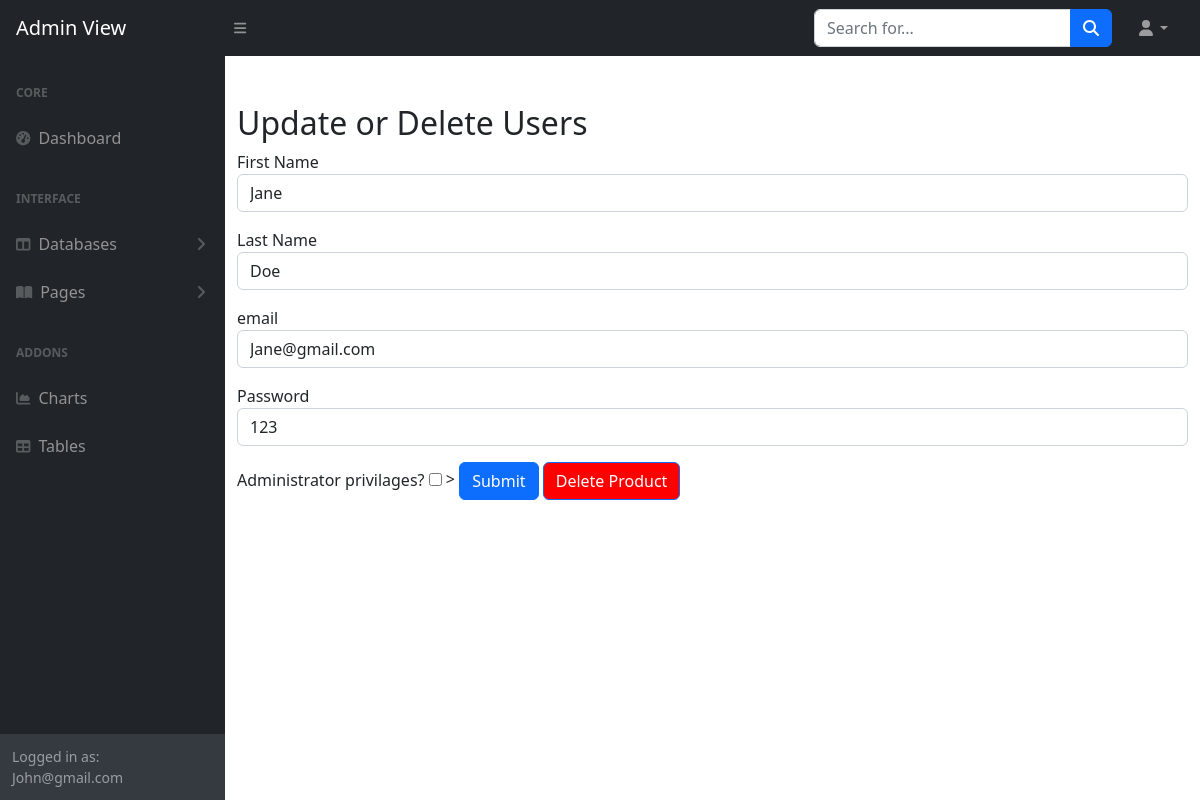
The app's page /manage_user/2 (signed in) with its own data.
### tables this page shows
CREATE TABLE users (
        userID INTEGER PRIMARY KEY AUTOINCREMENT,
        firstName TEXT NOT NULL,
        lastName TEXT NOT NULL,
        userEmail TEXT NOT NULL,
        userPassword TEXT NOT NULL,
        isManager BOOLEAN
    );

### app.py (the view)
@app.route('/manage_user/<int:userID>', methods=['GET', 'POST'])
def manage_user(userID):
    userService = UserService()
    user = userService.get_user_by_id(userID)
    if request.method == 'POST': # reused logout logic from previous iteration
        if 'logout' in request.form:
            session.pop('cart', None)
            session['session_user'] = 'Guest'
            session.modified = True
            return redirect(url_for('homepage'))
        if 'save_changes' in request.form:
            user.firstName = request.form.get('firstName')
            user.lastName = request.form.get('lastName')
            user.userEmail = request.form.get('userEmail')
            user.userPassword= request.form.get('userPassword')
            user.isManager = request.form.get('isManager')
            userService = UserService()
            userService.update_user(user)
            return redirect(url_for('user_management'))
        if 'delete' in request.form:
            userService.delete_user(userID)
            return redirect(url_for('user_management'))
    else:
        return render_template('manage_user.html', user=user)

### dao/userDAO.py (called while the page is built)
    def get_user_by_id(self, userID):
        sql = 'SELECT * FROM users WHERE userID = ?'
        cursor = self.conn.execute(sql, (userID,))
        row = cursor.fetchone()
        if row:
            return User(userID=row[0], firstName=row[1], lastName=row[2], userEmail=row[3], userPassword=row[4], isManager=row[5])
        self.conn.close()
        return None

### services/UserService.py (called while the page is built)
    def get_user_by_id(self, userID):
        return self.userDAO.get_user_by_id(userID)

### templates/manage_user.html (shortened to what this page needs)
<!DOCTYPE html>
<html lang="en">
    <head>
        <link href="https://cdn.jsdelivr.net/npm/simple-datatables@7.1.2/dist/style.min.css" rel="stylesheet" />
        <link href="{{ url_for('static', filename='css/styles_admin.css') }}" rel="stylesheet" />
    </head>
    <body class="sb-nav-fixed">
        <nav class="sb-topnav navbar navbar-expand navbar-dark bg-dark">
            <a class="navbar-brand ps-3" href="index.html">Admin View</a>
            <button class="btn btn-link btn-sm order-1 order-lg-0 me-4 me-lg-0" id="sidebarToggle" href="#!"><i class="fas fa-bars"></i></button>
            <form class="d-none d-md-inline-block form-inline ms-auto me-0 me-md-3 my-2 my-md-0">
                <div class="input-group">
                    <input class="form-control" type="text" placeholder="Search for..." aria-label="Search for..." aria-describedby="btnNavbarSearch" />
                    <button class="btn btn-primary" id="btnNavbarSearch" type="button"><i class="fas fa-search"></i></button>
                </div>
            </form>
            <ul class="navbar-nav ms-auto ms-md-0 me-3 me-lg-4">
                <li class="nav-item dropdown">
                    <a class="nav-link dropdown-toggle" id="navbarDropdown" href="#" role="button" data-bs-toggle="dropdown" aria-expanded="false"><i class="fas fa-user fa-fw"></i></a>
                </li>
            </ul>
        </nav>
        <div id="layoutSidenav">
            <div id="layoutSidenav_nav">
                <nav class="sb-sidenav accordion sb-sidenav-dark" id="sidenavAccordion">
                    <div class="sb-sidenav-menu">
                        <div class="nav">
                            <div class="sb-sidenav-menu-heading">Core</div>
                            <a class="nav-link" href={{url_for('admin_page') }}
>
                                <div class="sb-nav-link-icon"><i class="fas fa-tachometer-alt"></i></div>
                                Dashboard
                            </a>
                            <div class="sb-sidenav-menu-heading">Interface</div>
                            <a class="nav-link collapsed" href="#" data-bs-toggle="collapse" data-bs-target="#collapseLayouts" aria-expanded="false" aria-controls="collapseLayouts">
                                <div class="sb-nav-link-icon"><i class="fas fa-columns"></i></div>
                                Databases
                                <div class="sb-sidenav-collapse-arrow"><i class="fas fa-angle-down"></i></div>
                            </a>
                            <a class="nav-link collapsed" href="#" data-bs-toggle="collapse" data-bs-target="#collapsePages" aria-expanded="false" aria-controls="collapsePages">
                                <div class="sb-nav-link-icon"><i class="fas fa-book-open"></i></div>
                                Pages
                                <div class="sb-sidenav-collapse-arrow"><i class="fas fa-angle-down"></i></div>
                            </a>
                            <div class="sb-sidenav-menu-heading">Addons</div>
                            <a class="nav-link" href="">
                                <div class="sb-nav-link-icon"><i class="fas fa-chart-area"></i></div>
                                Charts
                            </a>
                            <a class="nav-link" href="">
                                <div class="sb-nav-link-icon"><i class="fas fa-table"></i></div>
                                Tables
                            </a>
                        </div>
                    </div>
                    <div class="sb-sidenav-footer">
                        <div class="small">Logged in as: {{session['session_user']}}</div>
                    </div>
                </nav>
            </div>
            <div id="layoutSidenav_content">
    <div class="container mt-5">
        <h2>Update or Delete Users</h2>
        <form method="POST" name="save" action="{{ url_for('manage_user', userID=user.userID) }}" enctype="multipart/form-data">
            <div class="form-group mb-3">
                <label for="firstName">First Name</label>
                <input type="text" class="form-control" id="firstName" name="firstName" value="{{ user.firstName }}" required>
            </div>
            <div class="form-group mb-3">
                <label for="lastName">Last Name</label>
                <input type="text" class="form-control" id="lastName" name="lastName" value="{{ user.lastName }}" required>
            </div>
            <div class="form-group mb-3">
                <label for="userEmail">email</label>
                <input type="email" class="form-control" id="userEmail" name="userEmail" value="{{ user.userEmail }}" required>
            </div>
            <div class="form-group mb-3">
                <label for="userPassword">Password</label>
                <input type="text" class="form-control" id="userPassword" name="userPassword" value="{{ user.userPassword }}" required>
            </div>
            <label for="isManager">Administrator privilages?</label>
                    <input type="checkbox" id="isManager" name="isManager"> {% if user.isManager == True %} checked {% endif %}>
            <button type="submit" class="btn btn-primary" name="save_changes">Submit</button>
            <button type="submit"  class="btn btn-primary" style="background-color: red" name="delete">Delete Product</button>
        </form>

### records on screen
users: firstName "Jane", lastName "Doe", userEmail "Jane@gmail.com", userPassword "123"

### other values on screen
{{ session['session_user'] }} "John@gmail.com"
